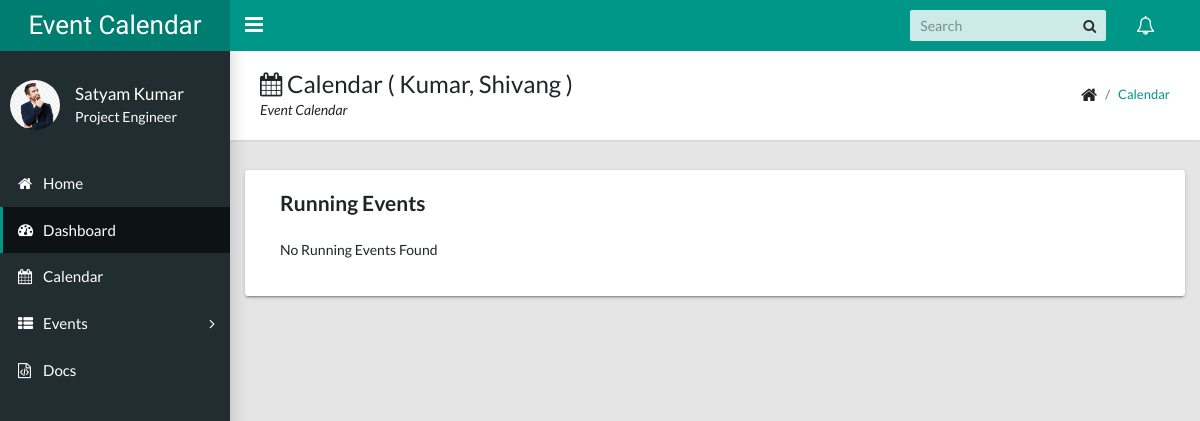
Page /calendar/manager/7/ (signed in) on the committed database.
### main_app/models.py (models this page shows)
class CustomUser(AbstractUser):
    USER_TYPE = ((1, "HOD"), (2, "Manager"), (3, "ProjectEngineer"))
    GENDER = [("M", "Male"), ("F", "Female")]
    username = None  # Removed username, using email instead
    email = models.EmailField(unique=True)
    user_type = models.CharField(default=1, choices=USER_TYPE, max_length=1) # type: ignore
    gender = models.CharField(max_length=1, choices=GENDER)
    profile_pic = models.ImageField()
    address = models.TextField()
    fcm_token = models.TextField(default="")  # For firebase notifications
    created_at = models.DateTimeField(auto_now_add=True)
    updated_at = models.DateTimeField(auto_now=True)
    USERNAME_FIELD = "email"
    REQUIRED_FIELDS = []
    objects = CustomUserManager()
    def __str__(self):
        return self.last_name + ", " + self.first_name

### calendarapp/views/other_views.py (the view, shortened to what this page needs)
# urls.py: path("", views.CalendarViewNew.as_view(), name="calendar"),
class CalendarViewNew(generic.View):
    template_name = "calendar/calendarapp/calendar.html"
    form_class = EventForm
    def get(self, request, manager_id=-1, projectEngineer_id=-1, *args, **kwargs):
        forms = self.form_class()
        if manager_id!=-1:
            manager = get_object_or_404(Manager, id=manager_id)
            userC = CustomUser.objects.get(id=manager.admin.id) # type: ignore
        elif projectEngineer_id!=-1:
            projectEngineer = get_object_or_404(ProjectEngineer, id=projectEngineer_id)
            userC = CustomUser.objects.get(id=projectEngineer.admin.id) # type: ignore
        else:
            userC = request.user
        events = Event.objects.get_all_events(user=userC) # type: ignore
        events_month = Event.objects.get_running_events(user=userC) # type: ignore
        event_list = []
        context = {"form": forms, "events": event_list,
                   "events_month": events_month, "name": userC}
        return render(request, self.template_name, context)

### calendarapp/forms.py
class EventForm(ModelForm):
    class Meta:
        model = Event
        fields = ["title", "description", "start_time", "end_time"]
        widgets = {
            "title": forms.TextInput(
                attrs={"class": "form-control", "placeholder": "Enter event title"}
            ),
            "description": forms.Textarea(
                attrs={
                    "class": "form-control",
                    "placeholder": "Enter event description",
                }
            ),
            "start_time": DateInput(
                attrs={"type": "datetime-local", "class": "form-control"},
                format="%Y-%m-%dT%H:%M",
            ),
            "end_time": DateInput(
                attrs={"type": "datetime-local", "class": "form-control"},
                format="%Y-%m-%dT%H:%M",
            ),
        }
        exclude = ["user"]
    def __init__(self, *args, **kwargs):
        super(EventForm, self).__init__(*args, **kwargs)
        self.fields["start_time"].input_formats = ("%Y-%m-%dT%H:%M",)
        self.fields["end_time"].input_formats = ("%Y-%m-%dT%H:%M",)

### calendarapp/models/event.py (called while the page is built)
    def get_all_events(self, user):
        events = Event.objects.filter(user=user, is_active=True, is_deleted=False)
        return events

    def get_running_events(self, user):
        running_events = Event.objects.filter(
            user=user,
            is_active=True,
            is_deleted=False,
            end_time__gte=datetime.now().date(),
        ).order_by("start_time")
        return running_events

### main_app/templates/calendar/calendarapp/calendar.html (shortened to what this page needs)
{% extends 'calendar/base/base.html' %}
{% load static %}
{% block extracss %}
  <link href="{% static 'calendar/calender/main.css' %}" rel="stylesheet" />
{% endblock extracss %}
{% block breadcrumb %}
  <div>
      <h1><i class="fa fa-calendar"></i> Calendar ( {{name}} )</h1>
      <p>Event Calendar</p>
  </div>
  <ul class="app-breadcrumb breadcrumb">
      <li class="breadcrumb-item"><i class="fa fa-home fa-lg"></i></li>
      <li class="breadcrumb-item"><a href="#">Calendar</a></li>
  </ul>
{% endblock breadcrumb %}
{% block content %}
<div class="row">
    <div class="col-md-12">
        <div class="tile row">
            <div class="col-md-3">
                <div id="external-events">
                    <h4 class="mb-4">Running Events</h4>
                    {% for event in events_month %}
                      <div class="fc-event">
                          <h3>{{ event.title }}</h3>
                          <p>{{ event.description }}</p>
                          <p>{{event.id}}</p>
                          <p>From: {{ event.start_time }}</p>
                          <p>To: {{ event.end_time }}</p>
                      </div>
                    {% empty %}
                      <p>No Running Events Found</p>
                    {% endfor %}
                </div>
            </div>
            <div class="col-md-9">
            </div>
        </div>
    </div>
</div>
{% endblock content %}

### main_app/templates/calendar/base/base.html (shortened to what this page needs)
<!DOCTYPE html>
<html lang="en">
    {% load static %}
    <head>
        <link rel="stylesheet" type="text/css" href="{% static 'calendar/css/main.css' %}" />
        <link rel="stylesheet" type="text/css" href="https://maxcdn.bootstrapcdn.com/font-awesome/4.7.0/css/font-awesome.min.css" />
        {% block extracss %}
        {% endblock extracss %}
    </head>
    <body class="app sidebar-mini">
        <header class="app-header">
            <a class="app-header__logo" href="#">Event Calendar</a>
            <a class="app-sidebar__toggle" href="#" data-toggle="sidebar" aria-label="Hide Sidebar"></a>
            <ul class="app-nav">
                <li class="app-search">
                    <input class="app-search__input" type="search" placeholder="Search" />
                    <button class="app-search__button"><i class="fa fa-search"></i></button>
                </li>
                <li class="dropdown">
                    <a class="app-nav__item" href="#" data-toggle="dropdown" aria-label="Show notifications"><i class="fa fa-bell-o fa-lg"></i></a>
                </li>
            </ul>
        </header>
        <aside class="app-sidebar">
            <div class="app-sidebar__user">
                {% if manager.profile_pic == ""  %}
                <img class="app-sidebar__user-avatar" src="{% static "calendar/images/profile.png" %}" alt="User Image" height="50px" width="50px"/>
                                        {% else %}
                                        <img class="app-sidebar__user-avatar" alt="User Image" height="50px" width="50px"
                                            src="{{user.profile_pic}}">
                                        {% endif %}
                <div>
                    <p class="app-sidebar__user-name">{{user.first_name}} {{user.last_name}}</p>
                    <p class="app-sidebar__user-designation">
                        {% if user.user_type == '1' %}
                            Admin
                        {% elif user.user_type == '2' %}
                            Manager
                        {% else %}
                            Project Engineer
                        {% endif %}
                    </p>
                </div>
            </div>
            <ul class="app-menu">
                <li>
                    <a class="app-menu__item" href="/"><i class="app-menu__icon fa fa-home"></i><span class="app-menu__label">Home</span></a>
                </li>
                <li>
                    <a class="app-menu__item active" href="/calendar/dashboard"><i class="app-menu__icon fa fa-dashboard"></i><span class="app-menu__label">Dashboard</span></a>
                </li>
                <li>
                    <a class="app-menu__item" href="{% url 'calendarapp:calendar' %}"><i class="app-menu__icon fa fa-calendar"></i><span class="app-menu__label">Calendar</span></a>
                </li>
                <li class="treeview">
                    <a class="app-menu__item" href="#" data-toggle="treeview"><i class="app-menu__icon fa fa-th-list"></i><span class="app-menu__label">Events</span><i class="treeview-indicator fa fa-angle-right"></i></a>
                </li>
                <li>
                    <a class="app-menu__item" href="#"><i class="app-menu__icon fa fa-file-code-o"></i><span class="app-menu__label">Docs</span></a>
                </li>
            </ul>
        </aside>
        <main class="app-content">
            <div class="app-title">
                {% block breadcrumb %}
                {% endblock breadcrumb %}
            </div>
            {% block content %}
            {% endblock content %}
        </main>
    </body>
</html>

### main_app/static/calendar/calender/main.css (style rules this page uses)
:root { --fc-daygrid-event-dot-width: 8px; }
:root { --fc-list-event-dot-width: 10px; --fc-list-event-hover-bg-color: #f5f5f5; }

### rows in the picture
CustomUser: profile_pic (picture), first_name "Satyam", last_name "Kumar"
CustomUser: last_name+first_name "Kumar, Shivang"
